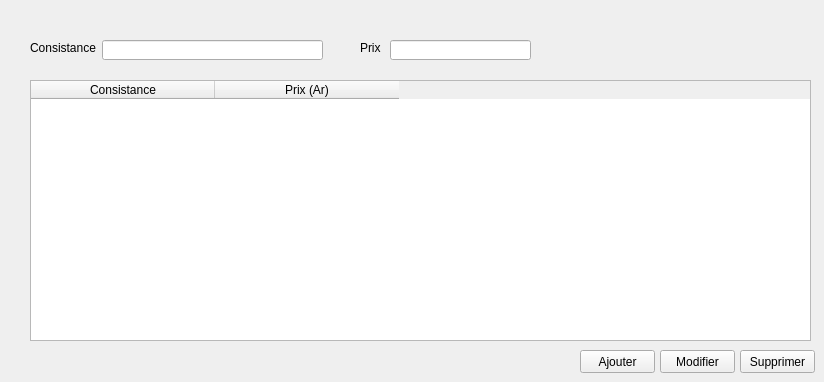
             <widget class="QWidget" name="page_15">
              <widget class="QLabel" name="label_116">
               <property name="geometry">
                <rect>
                 <x>30</x>
                 <y>40</y>
                 <width>71</width>
                 <height>16</height>
                </rect>
               </property>
               <property name="text">
                <string>&lt;html&gt;&lt;head/&gt;&lt;body&gt;&lt;p&gt;Consistance&lt;/p&gt;&lt;/body&gt;&lt;/html&gt;</string>
               </property>
              </widget>
              <widget class="QLineEdit" name="lineEdit_97">
               <property name="geometry">
                <rect>
                 <x>102</x>
                 <y>40</y>
                 <width>221</width>
                 <height>20</height>
                </rect>
               </property>
              </widget>
              <widget class="QLabel" name="label_117">
               <property name="geometry">
                <rect>
                 <x>360</x>
                 <y>40</y>
                 <width>41</width>
                 <height>16</height>
                </rect>
               </property>
               <property name="text">
                <string>&lt;html&gt;&lt;head/&gt;&lt;body&gt;&lt;p&gt;Prix&lt;/p&gt;&lt;/body&gt;&lt;/html&gt;</string>
               </property>
              </widget>
              <widget class="QPushButton" name="pushButton_58">
               <property name="geometry">
                <rect>
                 <x>740</x>
                 <y>350</y>
                 <width>75</width>
                 <height>23</height>
                </rect>
               </property>
               <property name="text">
                <string>Supprimer</string>
               </property>
              </widget>
              <widget class="QLineEdit" name="lineEdit_98">
               <property name="geometry">
                <rect>
                 <x>390</x>
                 <y>40</y>
                 <width>141</width>
                 <height>20</height>
                </rect>
               </property>
              </widget>
              <widget class="QTableWidget" name="tableWidget_20">
               <property name="geometry">
                <rect>
                 <x>30</x>
                 <y>80</y>
                 <width>781</width>
                 <height>261</height>
                </rect>
               </property>
               <attribute name="horizontalHeaderDefaultSectionSize">
                <number>184</number>
               </attribute>
               <column>
                <property name="text">
                 <string notr="true">Consistance</string>
                </property>
               </column>
               <column>
                <property name="text">
                 <string notr="true">Prix (Ar)</string>
                </property>
               </column>
              </widget>
              <widget class="QPushButton" name="pushButton_59">
               <property name="geometry">
                <rect>
                 <x>660</x>
                 <y>350</y>
                 <width>75</width>
                 <height>23</height>
                </rect>
               </property>
               <property name="text">
                <string>Modifier</string>
               </property>
              </widget>
              <widget class="QPushButton" name="pushButton_60">
               <property name="geometry">
                <rect>
                 <x>580</x>
                 <y>350</y>
                 <width>75</width>
                 <height>23</height>
                </rect>
               </property>
               <property name="text">
                <string>Ajouter</string>
               </property>
              </widget>
             </widget>
